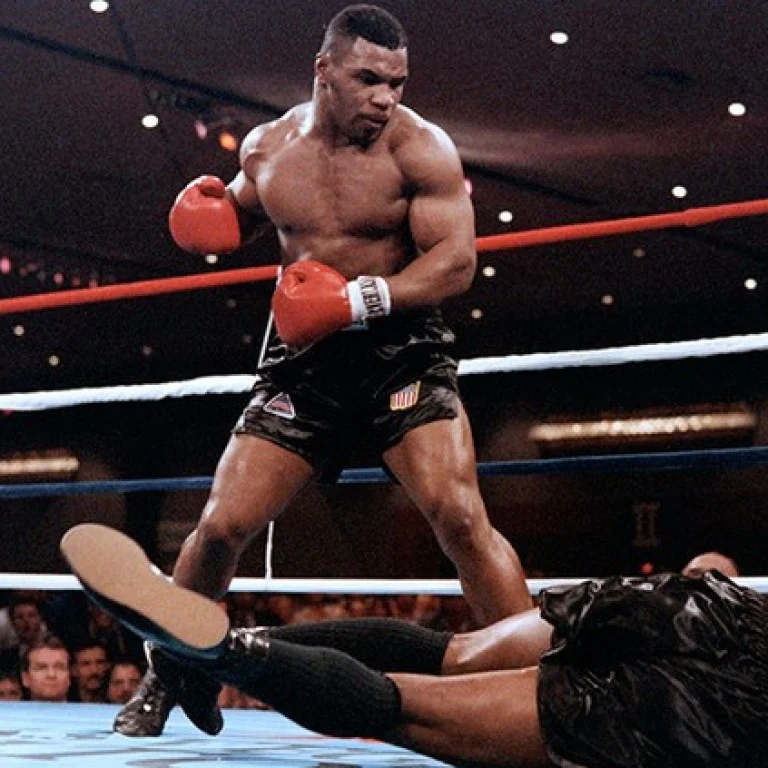
#> input picture Lab2/sample.jpg, 768 x 768 px
$ python q6.py
#> lines starting #> are read from the running program, lines starting #| are printed output that depends on the picture
#> further down, image is the input picture: shape (768, 768, 3); mean B, G, R 47.7, 46.3, 60.2
import cv2
import numpy as np


def resize_image(image, width, height):
    """
    Resize the image to the specified width and height.

    Parameters:
    - image: Input image.
    - width: Desired width of the output image.
    - height: Desired height of the output image.

    Returns:
    - Resized image.
    """
#> called with width = 800, height = 600
    return cv2.resize(image, (width, height), interpolation=cv2.INTER_LINEAR)
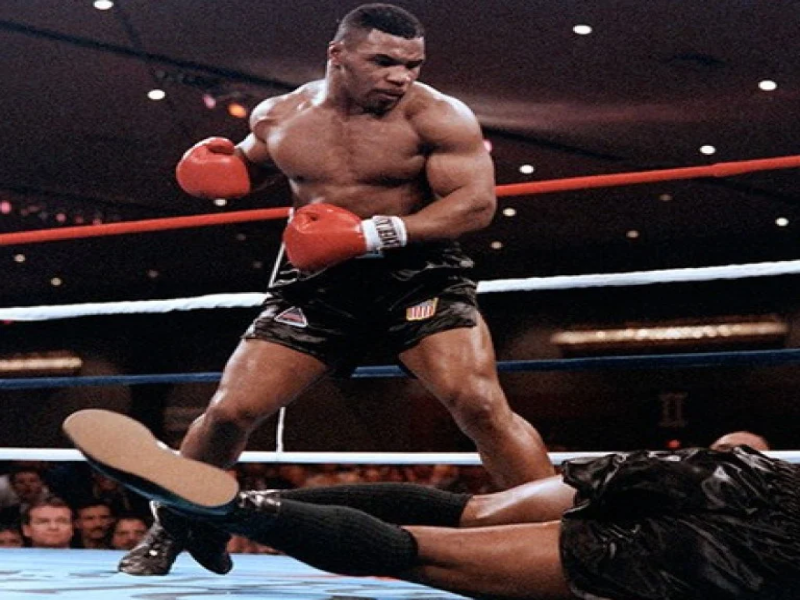
#> returned value: shape (600, 800, 3); mean of channels 0, 1, 2 47.6, 46.2, 60.1; drawn as B, G, R


def crop_image(image, x, y, width, height):
    """
    Crop a rectangular region from the image.

    Parameters:
    - image: Input image.
    - x: Starting x-coordinate of the crop rectangle.
    - y: Starting y-coordinate of the crop rectangle.
    - width: Width of the crop rectangle.
    - height: Height of the crop rectangle.

    Returns:
    - Cropped image.
    """
#> called with x = 100, y = 50, width = 400, height = 300
    return image[y:y + height, x:x + width]
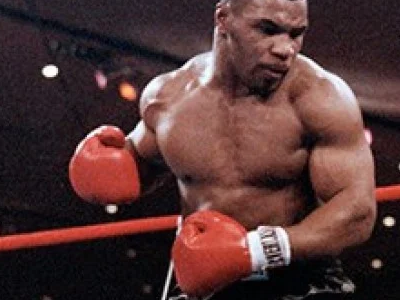
#> returned value: shape (300, 400, 3); mean of channels 0, 1, 2 52.7, 53.2, 83.5; drawn as B, G, R


# Load the image
image = cv2.imread('sample.jpg')

# Check if the image is loaded successfully
if image is None:
    raise ValueError("Image not loaded. Please check the file path.")

# Resize the image
new_width = 800
new_height = 600
resized_image = resize_image(image, new_width, new_height)
cv2.imwrite('resized_image.jpg', resized_image)

# Crop the image
x_start = 100
y_start = 50
crop_width = 400
crop_height = 300
cropped_image = crop_image(image, x_start, y_start, crop_width, crop_height)
cv2.imwrite('cropped_image.jpg', cropped_image)

$ run again, with Lab2/Picture1.jpeg copied over Lab2/sample.jpg
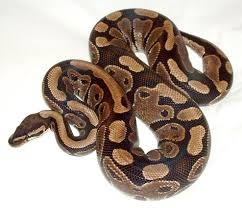
#> input picture Lab2/Picture1.jpeg, 242 x 208 px
#> image is the input picture: shape (208, 242, 3); mean B, G, R 157.1, 166.8, 180.2
#> in resize_image, `return cv2.resize(image, (width, height), interpolation=cv2.INTER_LINE..`:
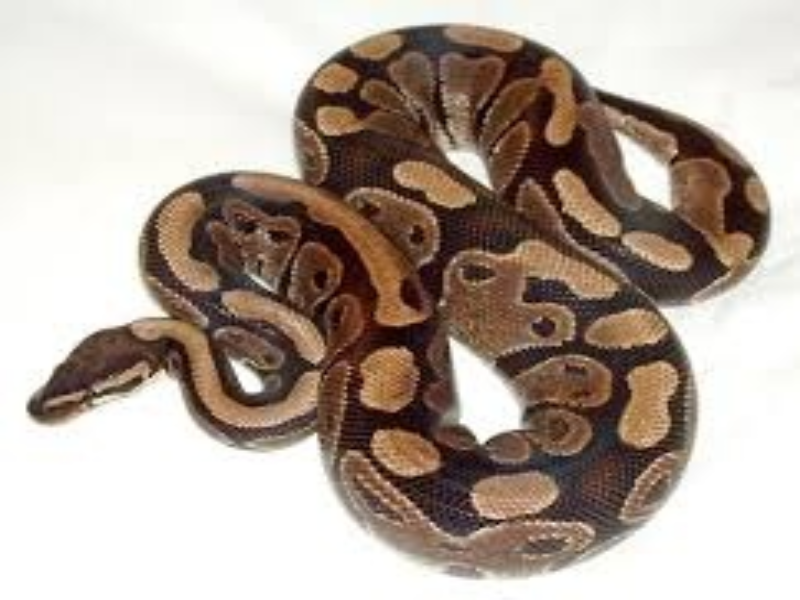
#> returned value: shape (600, 800, 3); mean of channels 0, 1, 2 157, 166.7, 180.1; drawn as B, G, R
#> in crop_image, `return image[y:y + height, x:x + width]`:
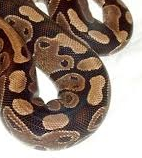
#> returned value: shape (158, 142, 3); mean of channels 0, 1, 2 121.3, 133.4, 152.5; drawn as B, G, R

$ run again, with Lab2/input.png saved as Lab2/sample.jpg
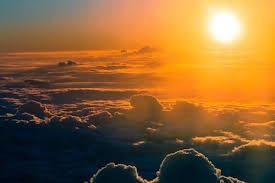
#> input picture Lab2/input.png, 275 x 183 px
#> image is the input picture: shape (183, 275, 3); mean B, G, R 54.3, 98.8, 137.2
#> in resize_image, `return cv2.resize(image, (width, height), interpolation=cv2.INTER_LINE..`:
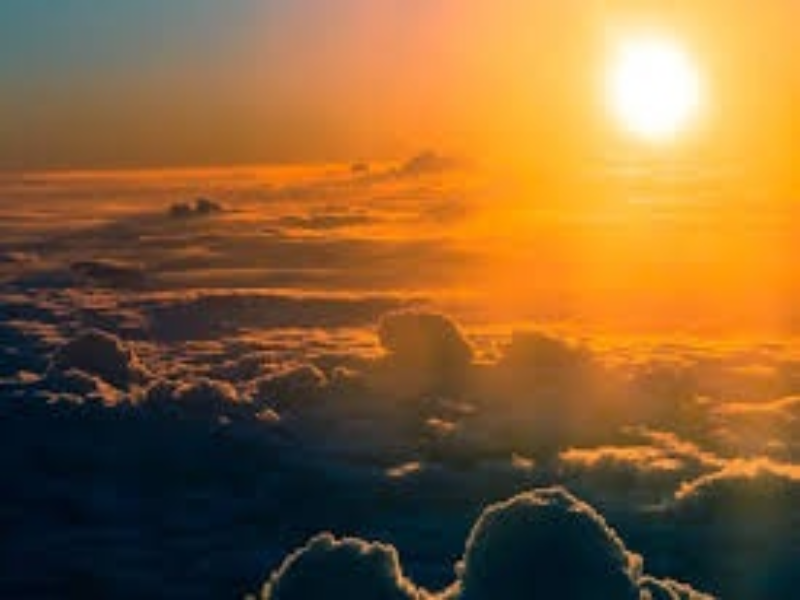
#> returned value: shape (600, 800, 3); mean of channels 0, 1, 2 54.2, 98.7, 137.1; drawn as B, G, R
#> in crop_image, `return image[y:y + height, x:x + width]`:
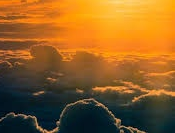
#> returned value: shape (133, 175, 3); mean of channels 0, 1, 2 37.7, 95, 142.5; drawn as B, G, R
